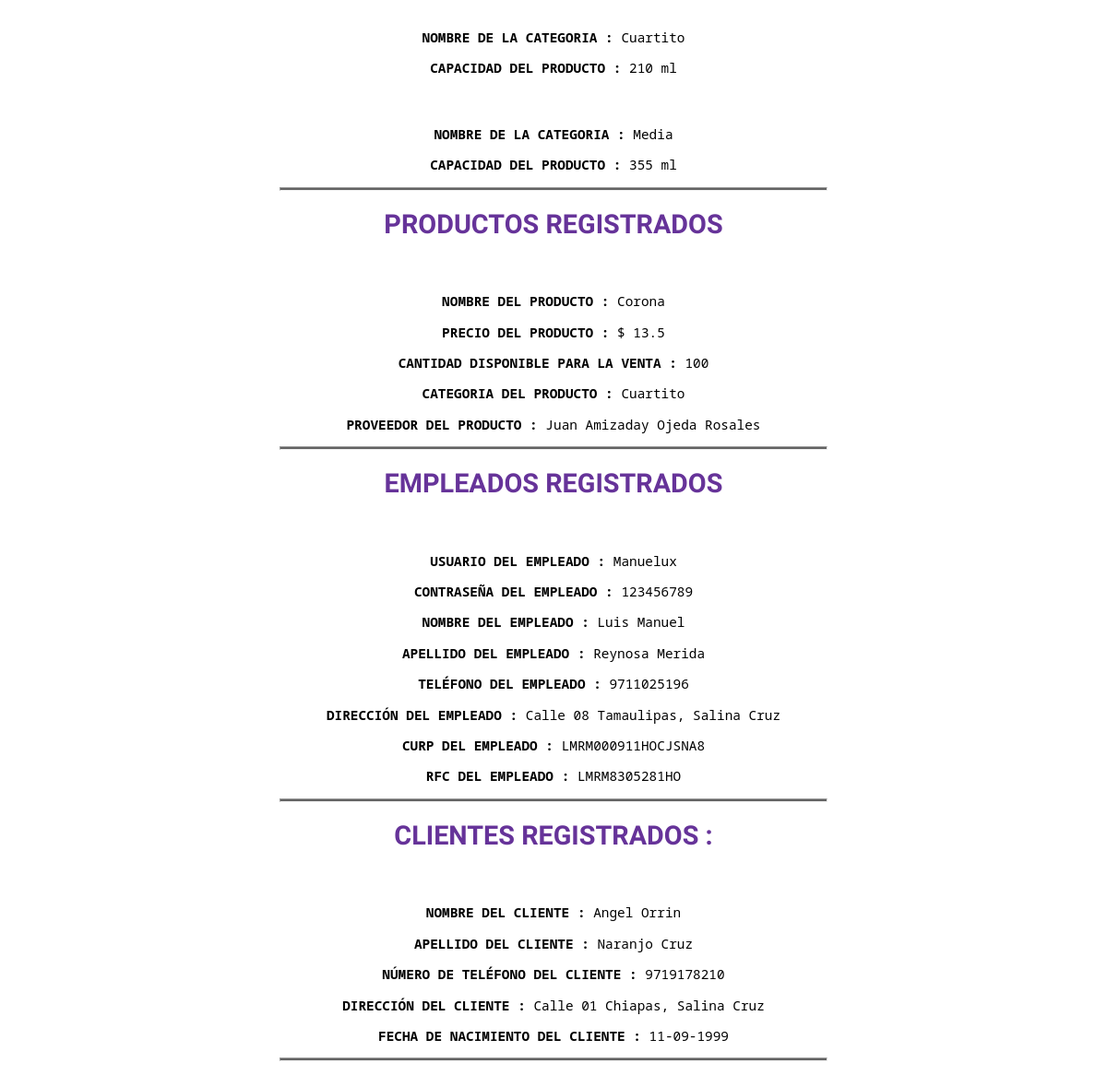
Before: / (lower part) with the older database file.
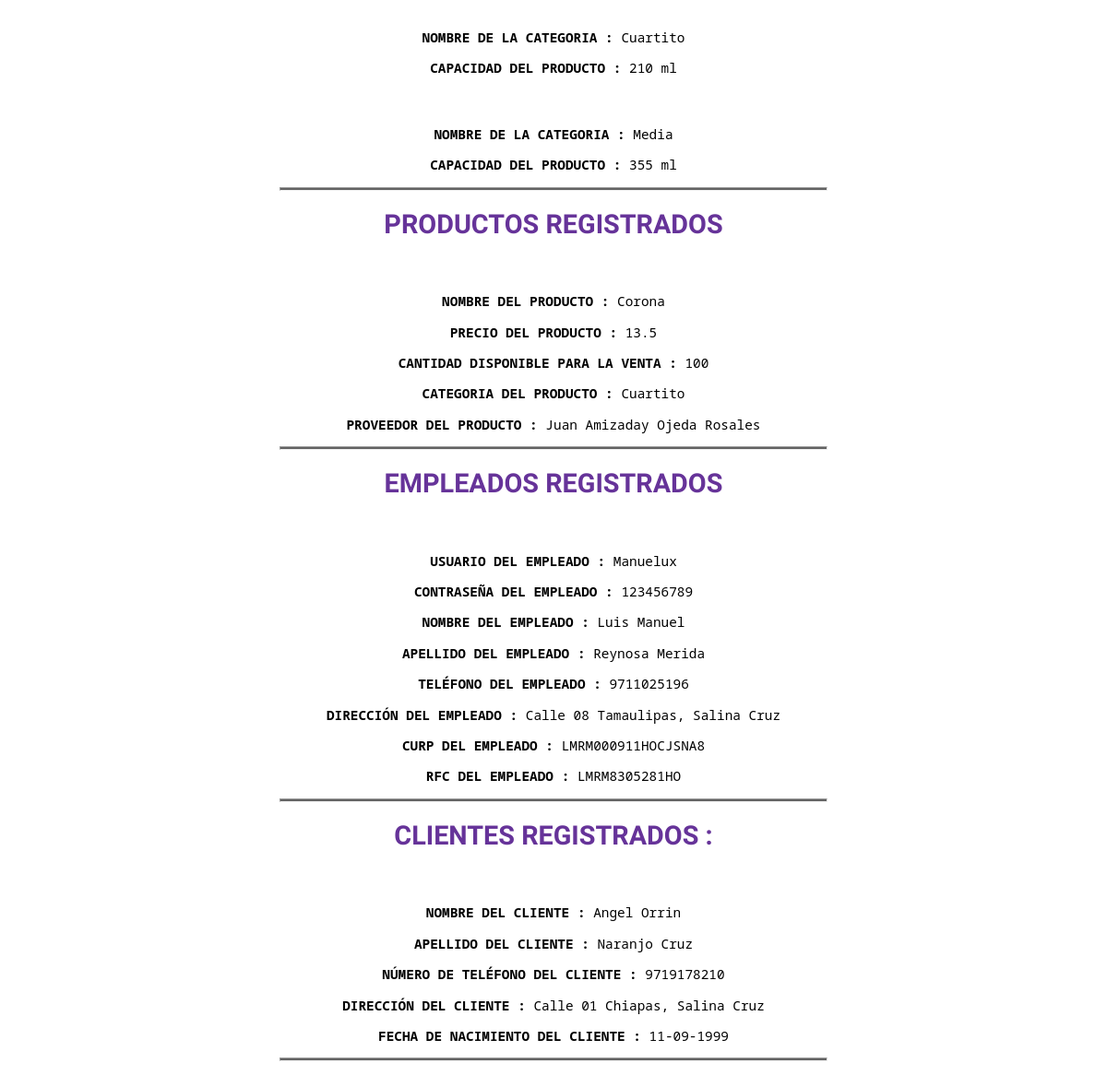
After: the same page with the newer database file.
### tables this page shows
create table Categoria(
    Id int not null primary key auto_increment,
    Nombre_categoria varchar(255) not null,
    Capacidad_producto varchar(255) not null
);

create table Producto(
    Id int not null primary key auto_increment,
    Nombre_producto varchar(255) not null,
    Precio_producto varchar(255) not null,
    Stock int not null,
    Categoria_id int not null,
    Proveedor_id int not null,
    foreign key (Categoria_id) references Categoria (Id),
    foreign key (Proveedor_id) references Proveedor (Id)
);

create table Empleado(
    Id int not null primary key auto_increment,
    Usuario varchar(20) not null,
    Password_empleado varchar(20) not null,
    Nombre_1 varchar(255) not null,
    Nombre_2 varchar(255) not null,
    Apellido_paterno varchar(255) not null,
    Apellido_materno varchar(255) not null,
    Numero_telefono varchar(10) not null,
    Direccion varchar(255) not null,
    Curp varchar(18) not null,
    RFC varchar(13) not null

);

create table Cliente(
    Id int not null primary key auto_increment,
    Nombre_1 varchar(255) not null,
    Nombre_2 varchar(255),
    Apellido_paterno varchar(255) not null,
    Apellido_materno varchar(255) not null,
    Numero_telefono varchar(10) not null,
    Direccion varchar(255) not null,
    Fecha_nacimiento varchar(10) not null

);

### config/conexionsql.php (the view, shortened to what this page needs)
<?php
class conexionsql
{
    private $bdname = 'deposito';
    private $username = 'root';
    private $pass = '';
    public function conectar()
    {
        try {
            $conexion = new PDO('mysql:host=localhost;dbname=' . $this->bdname, $this->username, $this->pass);
            foreach ($conexion->query('SELECT * FROM categoria') as $categoria) {
                echo '<strong> NOMBRE DE LA CATEGORIA : </strong>' . $categoria[1] . '</p>';
                echo '<strong> CAPACIDAD DEL PRODUCTO : </strong>' . $categoria[2] . '</p>';
            }
            echo '<hr>';
            echo "<h1> PRODUCTOS REGISTRADOS </h1>";
            $conexion = new PDO('mysql:host=localhost;dbname=' . $this->bdname, $this->username, $this->pass);
            foreach ($conexion->query("select p.id, p.Nombre_producto, p.Precio_producto, p.Stock, c.Nombre_categoria, CONCAT(pr.Nombre_1 , ' ' , pr.Nombre_2 , ' ' ,pr.Apellido_paterno , ' ' ,pr.Apellido_materno) AS NOMBRE from producto p join categoria c on p.Categoria_id= c.Id JOIN proveedor pr on p.Proveedor_id= pr.Id;") as $producto) {
                echo '<strong> NOMBRE DEL PRODUCTO : </strong>' . $producto[1] . '</p>';
                echo '<strong> PRECIO DEL PRODUCTO : </strong>' . $producto[2] . '</p>';
                echo '<strong> CANTIDAD DISPONIBLE PARA LA VENTA : </strong>' . $producto[3] . '</p>';
                echo '<strong> CATEGORIA DEL PRODUCTO : </strong>' . $producto[4] . '</p>';
                echo '<strong> PROVEEDOR DEL PRODUCTO : </strong>' . $producto[5] . '</p>';
            }
            echo '<hr>';
            echo "<h1> EMPLEADOS REGISTRADOS </h1>";
            $conexion = new PDO('mysql:host=localhost;dbname=' . $this->bdname, $this->username, $this->pass);
            foreach ($conexion->query('SELECT * FROM Empleado') as $empleado) {
                echo '<strong> USUARIO DEL EMPLEADO : </strong>' . $empleado[1] . '</p>';
                echo '<strong> CONTRASEÑA DEL EMPLEADO : </strong>' . $empleado[2] . '</p>';
                echo '<strong> NOMBRE DEL EMPLEADO : </strong>' . $empleado[3] . '&nbsp' . $empleado[4] . '</p>';
                echo '<strong> APELLIDO DEL EMPLEADO : </strong>' . $empleado[5] . '&nbsp' . $empleado[6] . '</p>';
                echo '<strong> TELÉFONO  DEL EMPLEADO : </strong>' . $empleado[7] . '</p>';
                echo '<strong> DIRECCIÓN DEL EMPLEADO : </strong>' . $empleado[8] . '</p>';
                echo '<strong> CURP DEL EMPLEADO : </strong>' . $empleado[9] . '</p>';
                echo '<strong> RFC DEL EMPLEADO : </strong>' . $empleado[10] . '</p>';
            }
            echo '<hr>';
            echo "<h1> CLIENTES REGISTRADOS : </h1>";
            $conexion = new PDO('mysql:host=localhost;dbname=' . $this->bdname, $this->username, $this->pass);
            foreach ($conexion->query('SELECT * FROM Cliente') as $cliente) {
                echo '<strong> NOMBRE DEL CLIENTE : </strong>' . $cliente[1] . '&nbsp' . $cliente[2] . '</p>';
                echo '<strong> APELLIDO DEL CLIENTE : </strong>' . $cliente[3] . '&nbsp' . $cliente[4] . '</p>';
                echo '<strong> NÚMERO DE TELÉFONO DEL CLIENTE : </strong>' . $cliente[5] . '</p>';
                echo '<strong> DIRECCIÓN DEL CLIENTE : </strong>' . $cliente[6] . '</p>';
                echo '<strong> FECHA DE NACIMIENTO DEL CLIENTE : </strong>' . $cliente[7] . '</p>';
                echo '<hr>';
            }
        } catch (PDOException $e) {
            echo "Ocurrio un error al conectarte a la base de datos" . $e;
        }
    }
}

### index.php (shortened to what this page needs)
<?php
include 'config/conexionsql.php';
echo '<link href="../Deposito/css/style.css" rel="stylesheet">';
$varconex = new conexionsql;
$varconex->conectar();

### css/style.css (style rules this page uses)
h1 { font-family: 'Righteous', cursive; color: rebeccapurple; text-align: center; }
strong { font-size: 100%; }
hr { height: 2px; width: 50%; background-color: rgb(99, 99, 99); }

Changed rows visible on the page:
changed producto "Corona": Precio_producto "$ 13.5" → "13.5"
